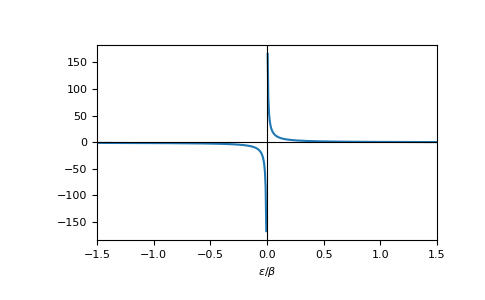

The Python source for this figure:
eps = np.linspace(-1.5, 1.5, num=501)
bose = gt.bose_fct(eps, beta=1.0)

# The Bose function diverges at `eps=0`:

bose[eps==0]
# array([inf])

import matplotlib.pyplot as plt
_ = plt.plot(eps, bose)
_ = plt.xlabel(r"$\epsilon/\beta$")
_ = plt.axhline(0, color='black', linewidth=0.8)
_ = plt.axvline(0, color='black', linewidth=0.8)
_ = plt.xlim(left=eps.min(), right=eps.max())
plt.show()
